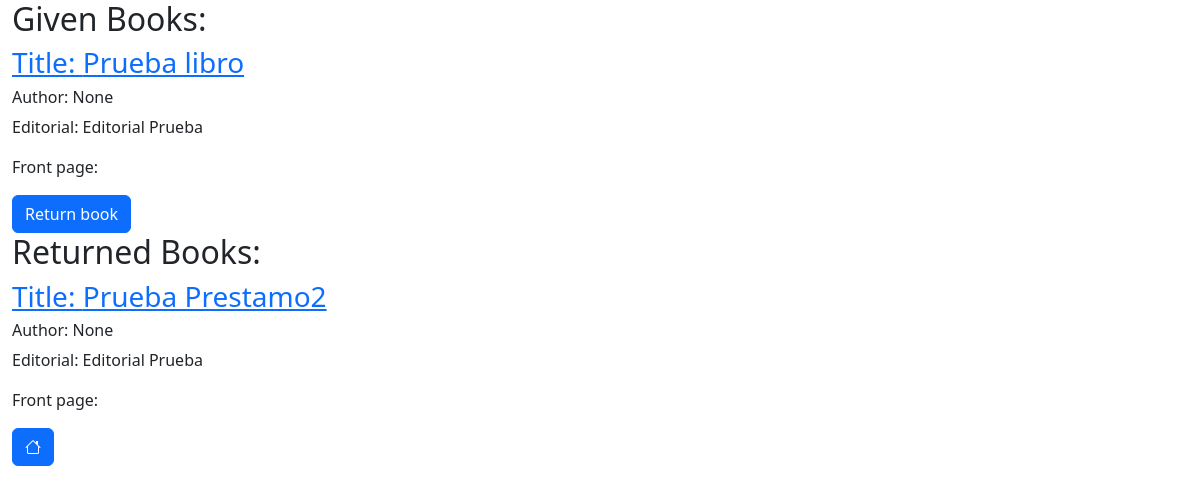
/list_book_by_user (signed in), run on the app's committed database.
### library/models.py (models this page shows, shortened)
class Loan(models.Model):
    book = models.ForeignKey('Book', on_delete=models.CASCADE)
    given_date = models.DateField()
    return_date = models.DateField(null=True,blank=True)
    user = models.ForeignKey(User, on_delete=models.CASCADE)
    STATE = (
        ('G', 'Given'),
        ('R', 'Returned'),
    )
    state = models.CharField(max_length=1, choices=STATE)

class Book(models.Model):
    title = models.CharField(max_length=50)
    author = models.ManyToManyField(Author)
    editorial = models.ForeignKey(Editorial, on_delete=models.CASCADE)
    published_date = models.DateField()
    GENRE = (
        ('N','Novel'),
        ('F','Fantasy'),
        ('T','Theatre'),
        ('O','Other'),
    )
    genre = models.CharField(max_length=1,choices=GENRE)
    isbn = models.IntegerField(unique=True)
    resume = models.TextField()
    front_page = models.ImageField(upload_to='front_pages/',blank=True,null=True)
    AVAILABILITY = (
            ('A', 'Aviable'),
            ('G', 'Given'),
        )
    availability = models.CharField(max_length=1, choices=AVAILABILITY)

class Editorial(models.Model):
    name = models.CharField(max_length=100, unique=True)
    direcction = models.TextField()
    website = models.URLField()
    def __str__(self):
        return self.name

### library/views.py (the view)
# urls.py: path('list_book_by_user',ListBookByUser.as_view(),name='list_book_by_user'),
class ListBookByUser(LoginRequiredMixin, ListView):
    model = Loan
    template_name = 'library/list_book_by_user.html'
    def get_context_data(self, **kwargs: Any) -> dict[str, Any]:
        context = super().get_context_data(**kwargs)
        context['given'] = Loan.objects.filter(state='G', user=self.request.user)
        context['returned'] = Loan.objects.filter(state='R', user=self.request.user)
        return context

### library/templates/library/list_book_by_user.html (shortened to what this page needs)
<!DOCTYPE html>
<html lang="en">
<head>
    <link rel="stylesheet" href="https://cdn.jsdelivr.net/npm/bootstrap-icons@1.11.2/font/bootstrap-icons.min.css">
    <link href="https://cdn.jsdelivr.net/npm/bootstrap@5.3.2/dist/css/bootstrap.min.css" rel="stylesheet">
</head>
<body>
    <div class="container-fluid">
        <div class="book_list">
            <h2>Given Books:</h2>
            {% for loan in given %}
                <a href="{% url 'inspect_book' pk=loan.book.pk %}"><h3>Title: {{loan.book.title}}</h3></a>
                <h6>Author: {{loan.book.author.name}}</h6>
                <p>Editorial: {{loan.book.editorial}}</p>
                <p>Front page: <img width="150" src="{{ loan.book.front_pages.url }}"></p>
                <a class="btn btn-primary" href="{% url 'return_book' pk=loan.pk %}">Return book</a>
            {% endfor %}<h2>Returned Books:</h2>
            {% for loan in returned %}
                <a href="{% url 'inspect_book' pk=loan.book.pk %}"><h3>Title: {{loan.book.title}}</h3></a>
                <h6>Author: {{loan.book.author.name}}</h6>
                <p>Editorial: {{loan.book.editorial}}</p>
                <p>Front page: <img width="150" src="{{ loan.book.front_pages.url }}"></p>
            {% endfor %}
        </div>
        <div class="buttons">
            <a class="btn btn-primary" href="{% url 'home' %}"><i class="bi bi-house"></i></a>
        </div>
    </div>
</body>
</html>

### data on the page
Loan: book "Prueba libro", book.author.name "None", book.editorial "Editorial Prueba"
Loan: book "Prueba Prestamo2", book.author.name "None", book.editorial "Editorial Prueba"
